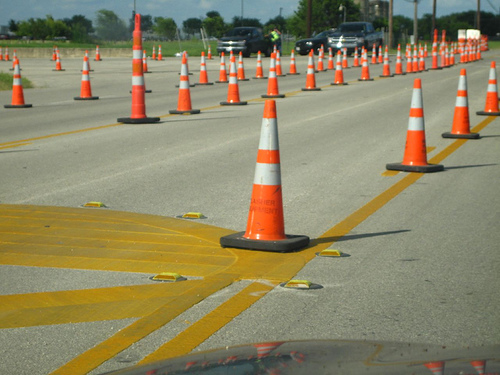
#> input picture HighwayAnalyzer/1.jpg, 500 x 375 px
$ python main.py   (older library calls are emulated)
#> lines starting #> are read from the running program, lines starting #| are printed output that depends on the picture; after the words box and inside, x2 and y2 are one past the last pixel; in counts of white or black regions, pixels touching at a corner belong together
import cv2
import numpy as np


path = "1.jpg"
img = cv2.imread(path)
#> img is the input picture: shape (375, 500, 3); mean B, G, R 101.1, 133.1, 140.4
img_rgb = cv2.cvtColor(img, cv2.COLOR_BGR2RGB)
img_HSV = cv2.cvtColor(img_rgb, cv2.COLOR_RGB2HSV)
#> img_HSV: shape (375, 500, 3); mean H, S, V 36.6, 77.5, 145.7


img_thresh_low = cv2.inRange(img_HSV, np.array([0, 135, 135]), np.array([15, 255, 255]))
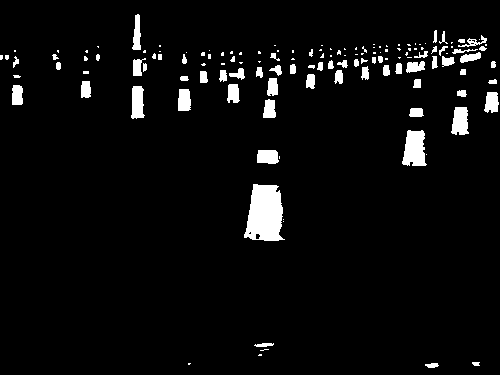
#> img_thresh_low: shape (375, 500); 4.6% white; 139 white regions (73 under 20 px), largest, box (x1, y1, x2, y2) and area: (244, 184, 285, 241) 1756, (402, 130, 427, 166) 681, (451, 107, 469, 135) 398
img_thresh_high = cv2.inRange(img_HSV, np.array([159, 135, 135]), np.array([179, 255, 255]))
#> img_thresh_high: shape (375, 500); 0% white in thin lines or dots, all inside (x1, y1, x2, y2) = (140, 59, 145, 117)
img_thresh = cv2.bitwise_or(img_thresh_low, img_thresh_high)

kernel = np.ones((5, 5))
img_thresh_opened = cv2.morphologyEx(img_thresh, cv2.MORPH_OPEN, kernel)
#> img_thresh_opened: shape (375, 500); 3.6% white; 40 white regions, largest, box (x1, y1, x2, y2) and area: (247, 184, 283, 241) 1688, (403, 131, 425, 166) 652, (452, 107, 468, 135) 383
img_thresh_blurred = cv2.medianBlur(img_thresh_opened, 5)
#> img_thresh_blurred: shape (375, 500); 3.3% white; 40 white regions (6 under 20 px), largest, box (x1, y1, x2, y2) and area: (247, 184, 283, 241) 1677, (403, 131, 425, 166) 639, (452, 107, 468, 135) 374


img_edges = cv2.Canny(img_thresh_blurred, 80, 160)
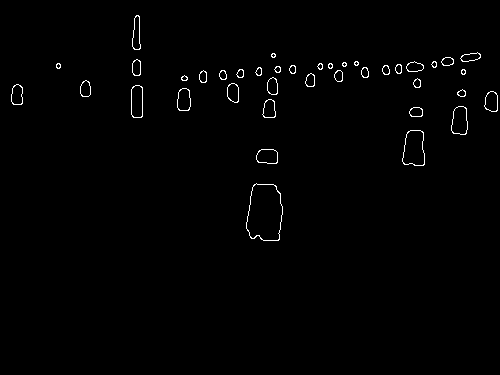
#> img_edges: shape (375, 500); 0.91% white in thin lines or dots, all inside (x1, y1, x2, y2) = (11, 15, 498, 241)

_, contours, _ = cv2.findContours(np.array(img_edges), cv2.RETR_EXTERNAL, cv2.CHAIN_APPROX_SIMPLE)
#> contours = 40 contours, 6 with area under 20; largest, box (x1, y1, x2, y2) and area: (246, 183, 283, 241) 1683, (402, 130, 425, 166) 639, (451, 106, 468, 135) 373, (131, 85, 143, 118) 339, (256, 149, 278, 164) 262

img_contours = np.zeros_like(img_edges)
cv2.drawContours(img_contours, contours, -1, (255,255,255), 2)
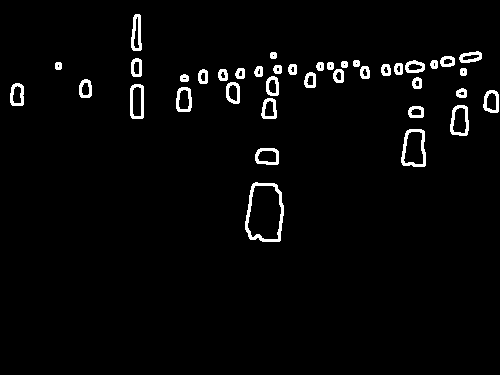
#> img_contours: shape (375, 500); 2.8% white; 40 white regions

approx_contours = []

for c in contours:
    approx = cv2.approxPolyDP(c, 10, closed = True)
    approx_contours.append(approx)
#> this loop made 40 passes
#> approx on passes 1 to 12: [[256, 183], [246, 228], [278, 240], [280, 193]], [[256, 155], [277, 162], [273, 149]], [[410, 130], [402, 161], [423, 165], [423, 132]], [[410, 109], [422, 115]], [[458, 106], [451, 130], [465, 134]], [[268, 99], [262, 114], [274, 117]], [[490, 91], [484, 106], [496, 111]], [[462, 89]], [[182, 88], [188, 110]], [[135, 85], [141, 117]], [[16, 84], [21, 104]], [[231, 83], [237, 102]]
#> after the loop, approx_contours = 40 contours, 34 with area under 20; largest, box (x1, y1, x2, y2) and area: (246, 183, 281, 241) 1354, (402, 130, 424, 166) 556, (451, 106, 466, 135) 182, (256, 149, 278, 163) 122, (484, 91, 497, 112) 105, (262, 99, 275, 118) 99

img_approx_contours = np.zeros_like(img_edges)
cv2.drawContours(img_approx_contours, approx_contours, -1, (255,255,255), 1)
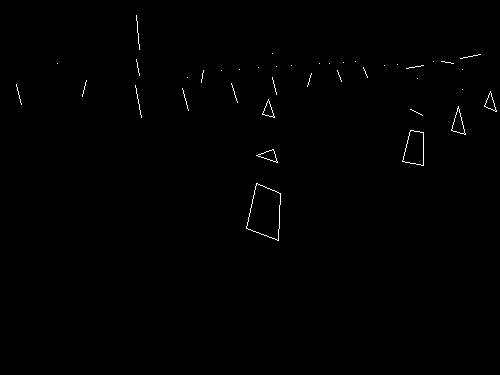
#> img_approx_contours: shape (375, 500); 0.41% white in thin lines or dots, all inside (x1, y1, x2, y2) = (16, 15, 497, 241)

all_convex_hulls = []
for ac in approx_contours:
    all_convex_hulls.append(cv2.convexHull(ac))
#> this loop made 40 passes
#> after the loop, all_convex_hulls has the same summary as approx_contours

img_all_convex_hulls = np.zeros_like(img_edges)
cv2.drawContours(img_all_convex_hulls, all_convex_hulls, -1, (255,255,255), 2)
#> img_all_convex_hulls: shape (375, 500); 1.2% white in thin lines or dots, all inside (x1, y1, x2, y2) = (15, 14, 498, 242)

convex_hulls_3to10 = []
for ch in all_convex_hulls:
    if 3 <= len(ch) <= 10:
        convex_hulls_3to10.append(cv2.convexHull(ch))
#> this loop made 40 passes
#> ch on passes 1 to 12: [[280, 193], [278, 240], [246, 228], [256, 183]], [[273, 149], [277, 162], [256, 155]], [[423, 132], [423, 165], [402, 161], [410, 130]], [[422, 115], [410, 109]], [[465, 134], [451, 130], [458, 106]], [[274, 117], [262, 114], [268, 99]], [[496, 111], [484, 106], [490, 91]], [[462, 89]], [[188, 110], [182, 88]], [[141, 117], [135, 85]], [[21, 104], [16, 84]], [[237, 102], [231, 83]]
#> after the loop, convex_hulls_3to10 = 6 contours; box (x1, y1, x2, y2) and area: (246, 183, 281, 241) 1354, (402, 130, 424, 166) 556, (451, 106, 466, 135) 182, (256, 149, 278, 163) 122, (484, 91, 497, 112) 105, (262, 99, 275, 118) 99

img_convex_hulls_3to10 = np.zeros_like(img_edges)
cv2.drawContours(img_convex_hulls_3to10, convex_hulls_3to10, -1, (255,255,255), 2)
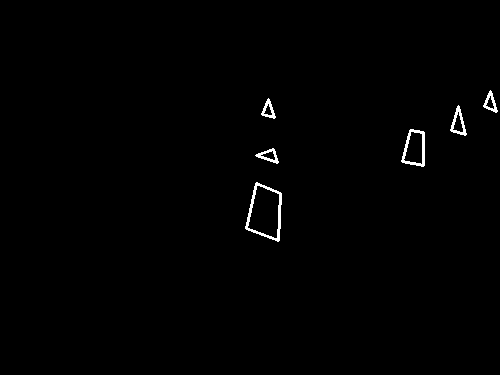
#> img_convex_hulls_3to10: shape (375, 500); 0.69% white; 6 white regions


def convex_hull_pointing_up(ch):
    points_above_center, points_below_center = [], []
    x, y, w, h = cv2.boundingRect(ch)
    aspect_ratio = w / h

    if aspect_ratio < 0.8:
        vertical_center = y + h / 2

        for point in ch:
            if point[0][1] < vertical_center:
                points_above_center.append(point)
            elif point[0][1] >= vertical_center:
                points_below_center.append(point)

        left_x = points_below_center[0][0][0]
        right_x = points_below_center[0][0][0]
        for point in points_below_center:
            if point[0][0] < left_x:
                left_x = point[0][0]
            if point[0][0] > right_x:
                right_x = point[0][0]

        for point in points_above_center:
            if (point[0][0] < left_x) or (point[0][0] > right_x):
                return False
    else:
        return False

    return True

cones = []
bounding_rects = []
for ch in convex_hulls_3to10:
    if convex_hull_pointing_up(ch):
        cones.append(ch)
        rect = cv2.boundingRect(ch)
        bounding_rects.append(rect)
#> this loop made 6 passes
#> (ch, x in convex_hull_pointing_up, y in convex_hull_pointing_up, w in convex_hull_pointing_up, h in convex_hull_pointing_up, aspect_ratio in convex_hull_pointing_up, vertical_center in convex_hull_pointing_up) on passes 1, 3, 4, 5, 6: ([[280, 193], [278, 240], [246, 228], [256, 183]], 246, 183, 35, 58, 0.603, 212), ([[423, 132], [423, 165], [402, 161], [410, 130]], 402, 130, 22, 36, 0.611, 148), ([[465, 134], [451, 130], [458, 106]], 451, 106, 15, 29, 0.517, 120.5), ([[274, 117], [262, 114], [268, 99]], 262, 99, 13, 19, 0.684, 108.5), ([[496, 111], [484, 106], [490, 91]], 484, 91, 13, 21, 0.619, 101.5)
#> (ch, x in convex_hull_pointing_up, y in convex_hull_pointing_up, w in convex_hull_pointing_up, h in convex_hull_pointing_up, aspect_ratio in convex_hull_pointing_up) on pass 2: ([[273, 149], [277, 162], [256, 155]], 256, 149, 22, 14, 1.57)
#> after the loop, bounding_rects = [(402, 130, 22, 36), (451, 106, 15, 29), (262, 99, 13, 19), (484, 91, 13, 21)]; cones = 4 contours; box (x1, y1, x2, y2) and area: (402, 130, 424, 166) 556, (451, 106, 466, 135) 182, (484, 91, 497, 112) 105, (262, 99, 275, 118) 99

print(bounding_rects)
#| [(402, 130, 22, 36), (451, 106, 15, 29), (262, 99, 13, 19), (484, 91, 13, 21)]

img_cones = np.zeros_like(img_edges)
cv2.drawContours(img_cones, cones, -1, (255,255,255), 2)
#> img_cones: shape (375, 500); 0.39% white; 4 white regions, box (x1, y1, x2, y2) and area: (401, 129, 425, 167) 288, (450, 105, 467, 136) 182, (483, 90, 498, 113) 131, (261, 98, 276, 119) 126
#cv2.drawContours(img_cones, bounding_rects, -1, (1,255,1), 2)


img_res = img.copy()
cv2.drawContours(img_res, cones, -1, (255,255,255), 2)
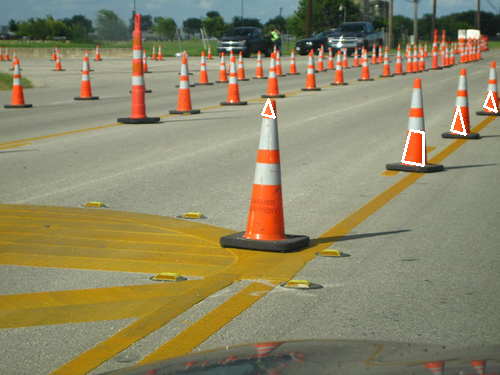
#> img_res: shape (375, 500, 3); 0.39% of pixels changed, all inside (x1, y1, x2, y2) = (261, 90, 498, 167)

for rect in bounding_rects:
    cv2.rectangle(img_res, (rect[0], rect[1]), (rect[0]+rect[2], rect[1]+rect[3]), (1, 255, 1), 3)
#> this loop made 4 passes
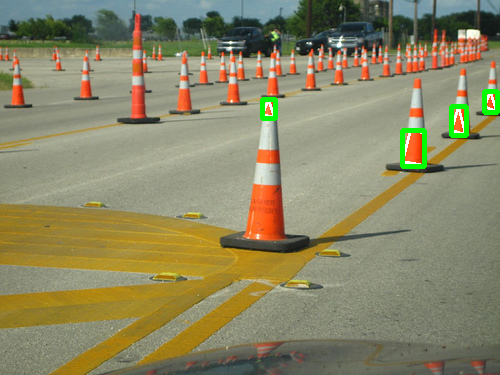
#> img_res: shape (375, 500, 3); 0.87% of pixels changed, all inside (x1, y1, x2, y2) = (260, 89, 500, 169)

cv2.imshow("img", img_res)
cv2.waitKey()
